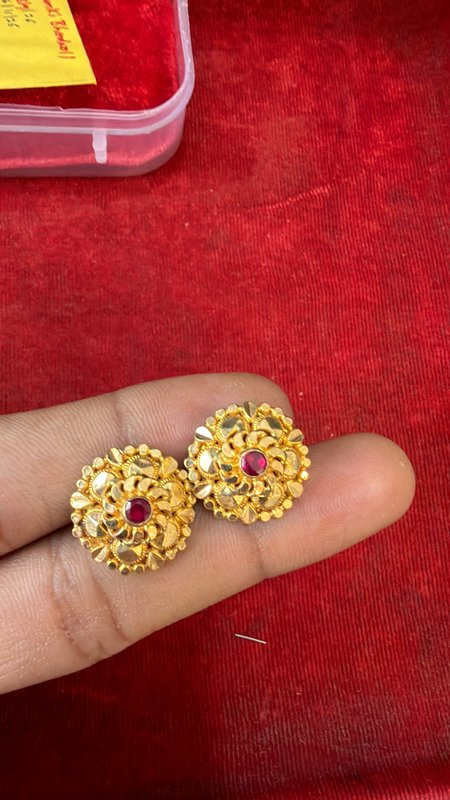
#> input picture scripts/thumbs/01_Earrings_Set_1_0423__IMG_0423.JPG.jpeg.jpg, 450 x 800 px, found by its file name; its folder holds only this picture in this run
$ python inspect_visual_features.py
#> lines starting #> are read from the running program, lines starting #| are printed output that depends on the picture; after the words box and inside, x2 and y2 are one past the last pixel; in counts of white or black regions, pixels touching at a corner belong together
import os
import cv2
import numpy as np
from PIL import Image

thumb_dir = os.path.join('scripts', 'thumbs')

print("Analyzing visual contents of thumbnails...")

results = []
for fname in sorted(os.listdir(thumb_dir)):
    if not fname.endswith('.jpg'):
        continue
    fpath = os.path.join(thumb_dir, fname)
    img = cv2.imread(fpath)
#> img is the input picture: shape (800, 450, 3); mean B, G, R 50, 54.9, 163.8
    if img is None:
        continue
    h, w, c = img.shape
#> h = 800; w = 450; c = 3

    # Analyze color distribution in BGR
    b_mean, g_mean, r_mean = [float(v) for v in cv2.mean(img)[:3]]
#> b_mean = 50.02; g_mean = 54.88; r_mean = 163.8

    # Red dominance test (useful for red fabric vs neutral/gold/grey)
    is_red_fabric = (r_mean > 120 and g_mean < 80 and b_mean < 80 and r_mean > 1.5 * max(g_mean, b_mean))
#> is_red_fabric = True

    # Convert to HSV
    hsv = cv2.cvtColor(img, cv2.COLOR_BGR2HSV)
#> hsv: shape (800, 450, 3); mean H, S, V 120.7, 195.8, 163.8

    # Detect metallic/gold or bright reflections
    # Gold/yellow: H in [15, 35], S in [50, 255], V in [100, 255]
    gold_mask = cv2.inRange(hsv, np.array([15, 40, 70]), np.array([35, 255, 255]))
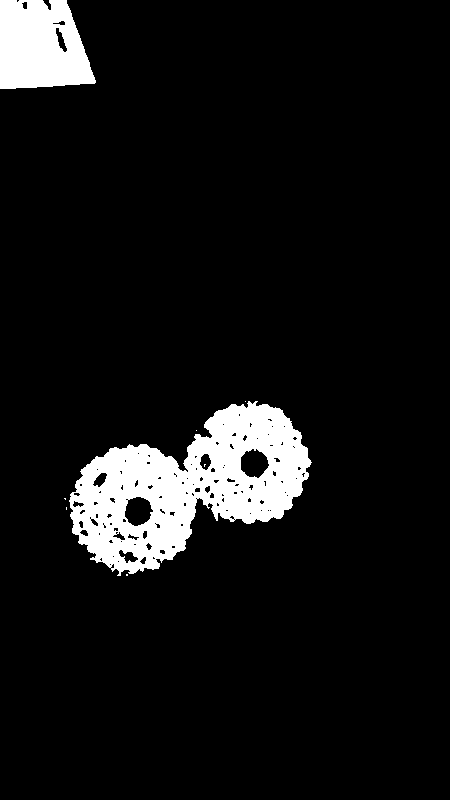
#> gold_mask: shape (800, 450); 7.8% white; 8 white regions (6 under 20 px), largest, box (x1, y1, x2, y2) and area: (69, 401, 312, 576) 21307, (0, 0, 96, 89) 6905
    gold_ratio = float(np.sum(gold_mask > 0)) / (w * h)
#> gold_ratio = 0.0784

    # Bright highlights (gems/metallic reflections): V > 220, S < 80
    sparkle_mask = cv2.inRange(hsv, np.array([0, 0, 220]), np.array([180, 80, 255]))
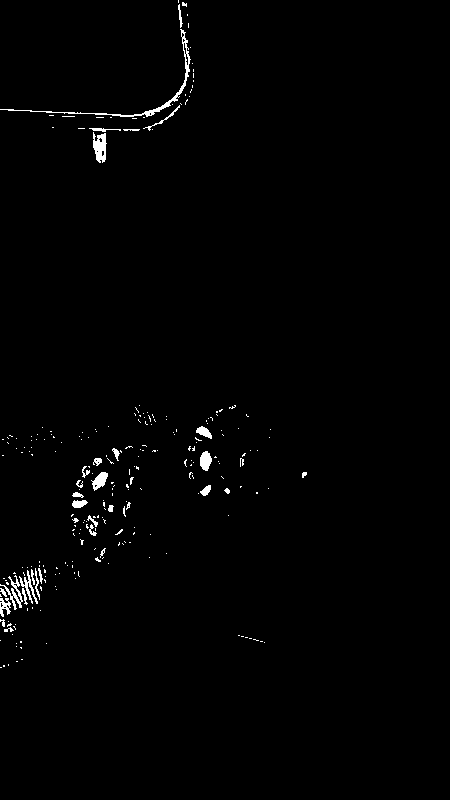
#> sparkle_mask: shape (800, 450); 1% white; 257 white regions (224 under 20 px), largest, box (x1, y1, x2, y2) and area: (0, 29, 191, 117) 599, (93, 132, 107, 163) 293, (0, 575, 23, 610) 221
    sparkle_ratio = float(np.sum(sparkle_mask > 0)) / (w * h)
#> sparkle_ratio = 0.0102

    # Saliency / object detection using edge density & central region contrast
    gray = cv2.cvtColor(img, cv2.COLOR_BGR2GRAY)
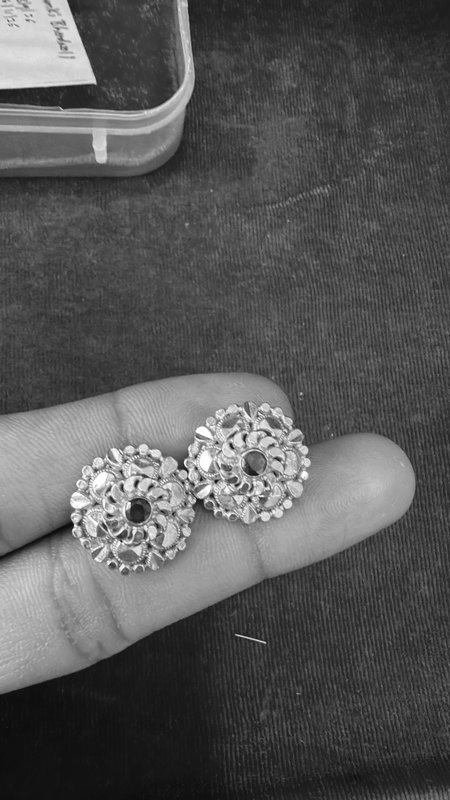
#> gray: shape (800, 450); min 10, max 255, mean 86.9
    edges = cv2.Canny(gray, 50, 150)
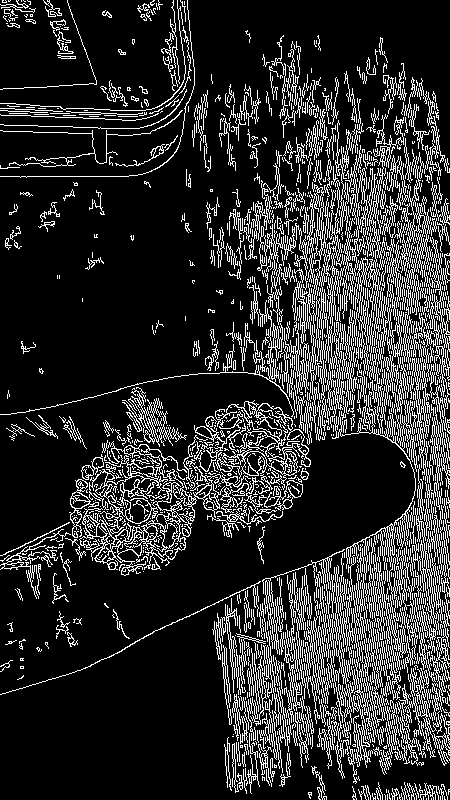
#> edges: shape (800, 450); 17.5% white in thin lines or dots
    edge_density = float(np.sum(edges > 0)) / (w * h)
#> edge_density = 0.175

    # Background vs foreground segmentation attempt (Otsu threshold on gray)
    _, thresh = cv2.threshold(gray, 0, 255, cv2.THRESH_BINARY + cv2.THRESH_OTSU)
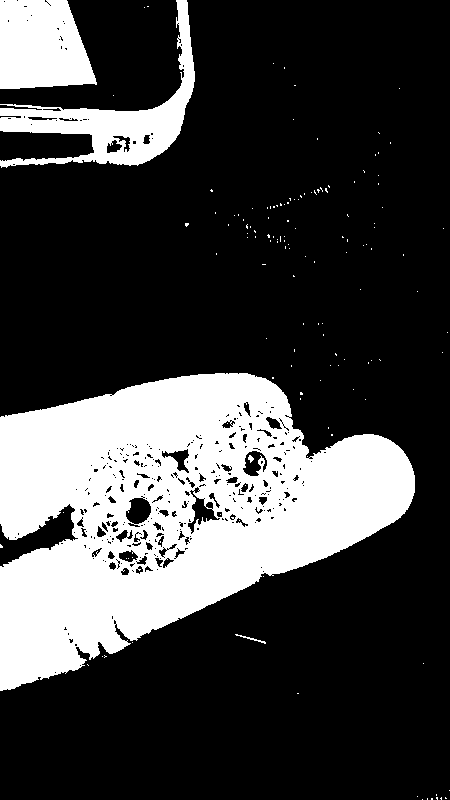
#> thresh: shape (800, 450); 25.7% white; 138 white regions (133 under 20 px), largest, box (x1, y1, x2, y2) and area: (0, 373, 415, 691) 76520, (0, 0, 195, 168) 8332, (0, 0, 97, 89) 7140, (235, 634, 266, 644) 57, (248, 455, 254, 463) 28

    results.append({
        'thumb_name': fname,
        'r_mean': round(r_mean, 1),
        'g_mean': round(g_mean, 1),
        'b_mean': round(b_mean, 1),
        'gold_ratio': round(gold_ratio, 4),
        'sparkle_ratio': round(sparkle_ratio, 4),
        'edge_density': round(edge_density, 4),
        'is_red_fabric': is_red_fabric
    })

print(f"Computed visual features for {len(results)} images.")
#| Computed visual features for 1 images.
for r in results:
    orig_name = r['thumb_name'].replace('__', '/').replace('.jpg', '')
    print(f"{orig_name[:45]:45} | R:{r['r_mean']:5.1f} G:{r['g_mean']:5.1f} B:{r['b_mean']:5.1f} | Gold:{r['gold_ratio']:6.3f} | Sparkle:{r['sparkle_ratio']:6.3f} | Edges:{r['edge_density']:6.3f}")
#> this loop made 1 pass
#> orig_name on pass 1: '01_Earrings_Set_1_0423/IMG_0423.JPG.jpeg'
#| 01_Earrings_Set_1_0423/IMG_0423.JPG.jpeg      | R:163.8 G: 54.9 B: 50.0 | Gold: 0.078 | Sparkle: 0.010 | Edges: 0.175

$ run again, on scripts/thumbs/02_Earrings_Set_2_0437__IMG_0438.JPG.jpeg.jpg
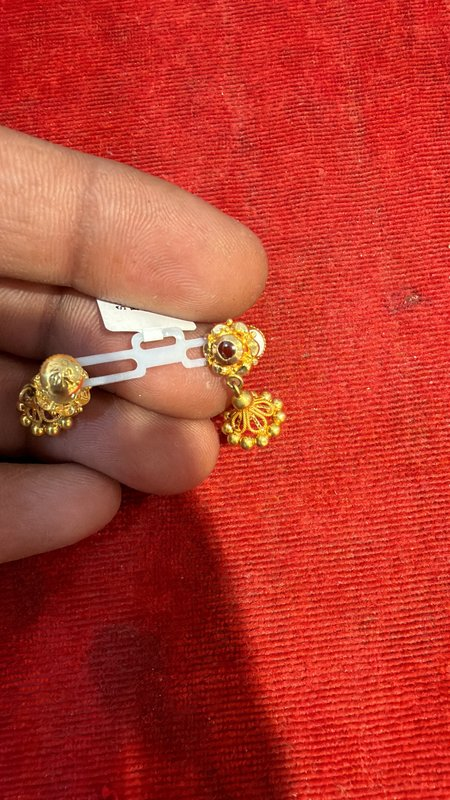
#> input picture scripts/thumbs/02_Earrings_Set_2_0437__IMG_0438.JPG.jpeg.jpg, 450 x 800 px, found by its file name
#> img is the input picture: shape (800, 450, 3); mean B, G, R 45.7, 57.3, 183.1
#> b_mean = 45.72; g_mean = 57.28; r_mean = 183.1
#> is_red_fabric = True
#> hsv: shape (800, 450, 3); mean H, S, V 17.4, 196.2, 183.2
#> `gold_mask = cv2.inRange(hsv, np.array([15, 40, 70]), np.array([35, 255..`:
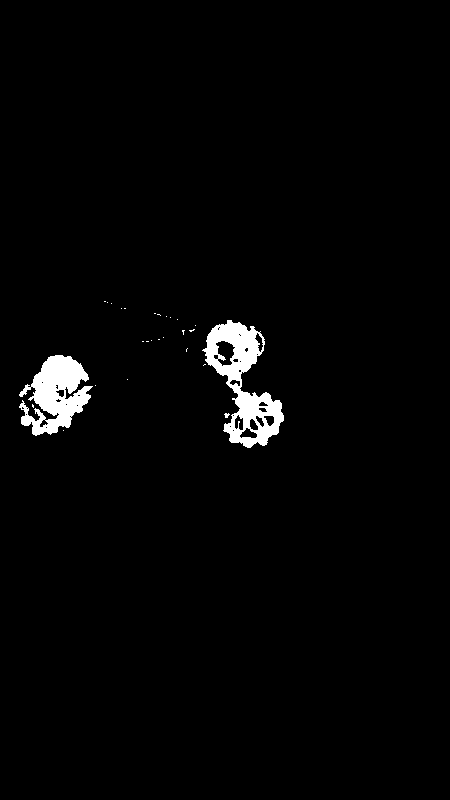
#> gold_mask: shape (800, 450); 2.1% white; 27 white regions (25 under 20 px), largest, box (x1, y1, x2, y2) and area: (202, 320, 284, 448) 4156, (19, 355, 93, 436) 3340
#> gold_ratio = 0.021
#> sparkle_mask: shape (800, 450); 1.1% white; 50 white regions (46 under 20 px), largest, box (x1, y1, x2, y2) and area: (97, 300, 206, 379) 3643, (250, 330, 264, 355) 125, (213, 325, 224, 333) 45, (46, 371, 54, 381) 35
#> sparkle_ratio = 0.011
#> edges: shape (800, 450); 26.2% white in thin lines or dots
#> edge_density = 0.262
#> `_, thresh = cv2.threshold(gray, 0, 255, cv2.THRESH_BINARY + cv2.THRESH..`:
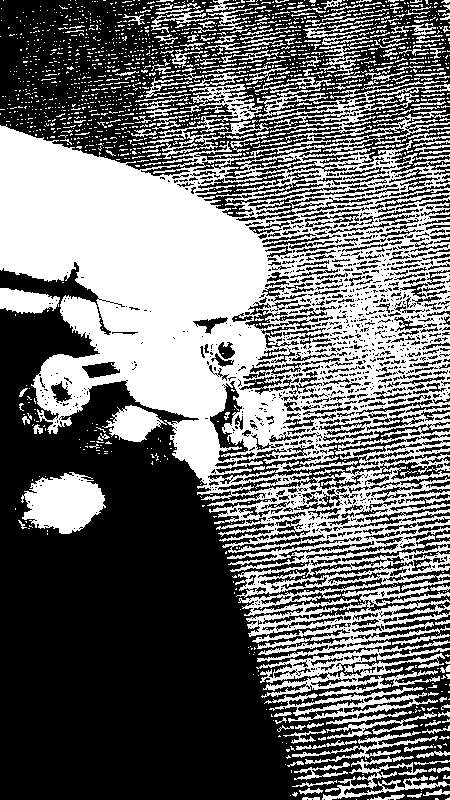
#> thresh: shape (800, 450); 42.9% white; 1608 white regions (1399 under 20 px), largest, box (x1, y1, x2, y2) and area: (0, 81, 450, 698) 122495, (21, 472, 106, 534) 3546, (264, 687, 438, 725) 2033
#| Computed visual features for 1 images.
#> the loop `for r in results:` made 1 pass
#> orig_name on pass 1: '02_Earrings_Set_2_0437/IMG_0438.JPG.jpeg'
#> (printed output is left out)

$ run again, on scripts/thumbs/02_Earrings_Set_2_0437__IMG_0439.JPG.jpeg.jpg
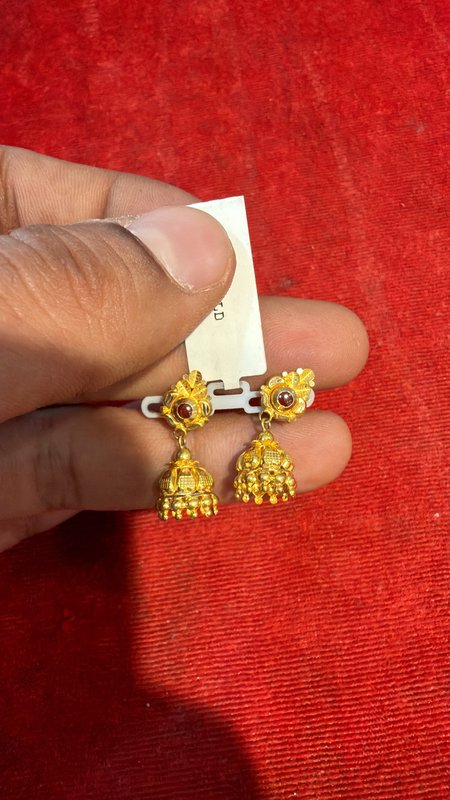
#> input picture scripts/thumbs/02_Earrings_Set_2_0437__IMG_0439.JPG.jpeg.jpg, 450 x 800 px, found by its file name
#> img is the input picture: shape (800, 450, 3); mean B, G, R 44.8, 57.3, 173.3
#> b_mean = 44.82; g_mean = 57.35; r_mean = 173.3
#> is_red_fabric = True
#> hsv: shape (800, 450, 3); mean H, S, V 26.6, 195.8, 173.4
#> `gold_mask = cv2.inRange(hsv, np.array([15, 40, 70]), np.array([35, 255..`:
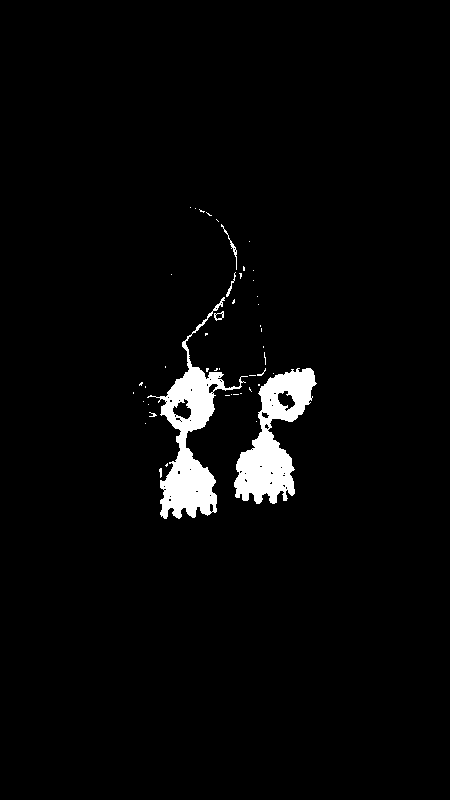
#> gold_mask: shape (800, 450); 3.1% white; 47 white regions (41 under 20 px), largest, box (x1, y1, x2, y2) and area: (147, 297, 248, 519) 5543, (234, 368, 317, 504) 5140, (221, 224, 237, 270) 84, (226, 272, 236, 297) 50, (214, 311, 224, 321) 43, (159, 468, 162, 478) 22
#> gold_ratio = 0.0308
#> sparkle_mask: shape (800, 450); 2.9% white; 75 white regions (67 under 20 px), largest, box (x1, y1, x2, y2) and area: (186, 196, 267, 389) 7810, (130, 208, 198, 284) 2017, (229, 381, 249, 406) 144
#> sparkle_ratio = 0.0287
#> edges: shape (800, 450); 16.2% white in thin lines or dots
#> edge_density = 0.162
#> `_, thresh = cv2.threshold(gray, 0, 255, cv2.THRESH_BINARY + cv2.THRESH..`:
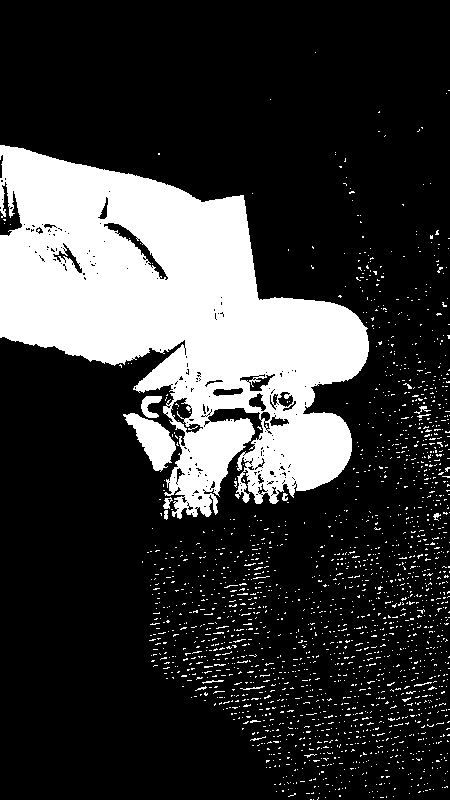
#> thresh: shape (800, 450); 21.9% white; 1936 white regions (1921 under 20 px), largest, box (x1, y1, x2, y2) and area: (0, 145, 369, 519) 70400, (123, 413, 176, 472) 1467, (141, 396, 162, 418) 259
#| Computed visual features for 1 images.
#> the loop `for r in results:` made 1 pass
#> orig_name on pass 1: '02_Earrings_Set_2_0437/IMG_0439.JPG.jpeg'
#> (printed output is left out)
